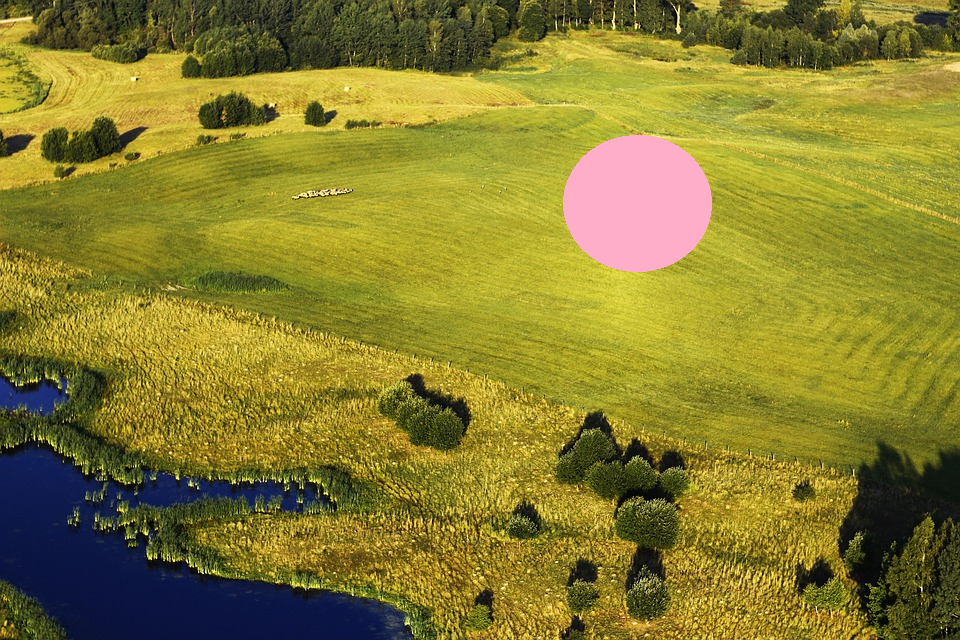
#> input picture LAB4/A/resources/balonik_3.png, 960 x 640 px, found by its file name
$ python k_meansA.py
#> lines starting #> are read from the running program, lines starting #| are printed output that depends on the picture
import cv2
from pyclustering.cluster import kmedoids
import numpy as np
import random
from sklearn.decomposition import PCA
import matplotlib.pyplot as plt
from pyclustering.cluster.silhouette import silhouette

image_path = 'balonik_3.png'  # 3:2\
new_width = 90
new_height = 60

k = 8
# 13
cluster_colors = []


# [20 lines left out: function generate_colors, not called in this run]


def prepare_image():
    im = cv2.imread(image_path)
    im_resized = cv2.resize(im, (new_width, new_height))
    return im_resized


def remove_duplicates(im):
    without_duplicates = []
    with_duplicates = []

    nx, ny, _ = im.shape
    for x in range(nx):
        for y in range(ny):
            with_duplicates.append([im[x][y][0], im[x][y][1], im[x][y][2]])
            if list([im[x][y][0], im[x][y][1], im[x][y][2]]) not in without_duplicates:
                without_duplicates.append([im[x][y][0], im[x][y][1], im[x][y][2]])
    return without_duplicates, with_duplicates


# if would be run multiple times we will use random centers
def draw_centers(observations):
    global k
    copy_observations = observations.copy()
    copy_observations.sort(key=lambda x: x[0] * 10000 + x[1] * 100 + x[2])
    centers = []
    centers_indexes = []
    step_length = int(len(copy_observations) / (k + 1)) + 1

    for i in range(step_length, len(copy_observations), step_length):
        centers.append(copy_observations[i])
        centers_indexes.append(i)
    # [4 lines of commented-out code are left out]
    return centers, centers_indexes


# [55 lines left out: functions draw_square, print_maps, not called in this run]


def run():
    im = prepare_image()
#> in prepare_image, im is the input picture: shape (640, 960, 3); mean B, G, R 46.4, 126.1, 135.1
#> in prepare_image, `im_resized = cv2.resize(im, (new_width, new_height))`:
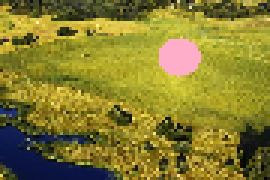
#> im_resized: shape (60, 90, 3) (shown 3 times larger); mean B, G, R 46.3, 125.9, 134.8
    without_duplicates, with_duplicates = remove_duplicates(im)
#> after the loop in remove_duplicates, `for x in range(nx):`: with_duplicates = 5400 items, first 6: [27, 68, 65], [32, 80, 85], [26, 76, 72], [32, 45, 47], [23, 45, 45], [50, 84, 83]; without_duplicates = 5024 items, first 6: [27, 68, 65], [32, 80, 85], [26, 76, 72], [32, 45, 47], [23, 45, 45], [50, 84, 83]
    centers_with_duplicate, indexes_duplicate = draw_centers(with_duplicates)
#> in draw_centers, `copy_observations = observations.copy()`: copy_observations has the same summary as with_duplicates in remove_duplicates
#> in draw_centers, `step_length = int(len(copy_observations) / (k + 1)) + 1`: step_length = 601
#> the loop in draw_centers, `for i in range(step_length, len(copy_observations), step_length):` made 8 passes
#> i on passes 1 to 8: 601, 1202, 1803, 2404, 3005, 3606, 4207, 4808
#> after the loop in draw_centers, `for i in range(step_length, len(copy_observations), step_length):`: centers = [[18, 26, 24], [27, 120, 123], [34, 53, 51], [39, 145, 152], [45, 117, 110], [51, 153, 145], [60, 18, 10], [69, 175, 215]]; centers_indexes = [601, 1202, 1803, 2404, 3005, 3606, 4207, 4808]
#> centers_with_duplicate has the same summary as centers in draw_centers; indexes_duplicate = [601, 1202, 1803, 2404, 3005, 3606, 4207, 4808]
    centers_without_duplicates, indexes = draw_centers(without_duplicates)
#> the loop in draw_centers (call 2), `for i in range(step_length, len(copy_observations), step_length):` made 8 passes
#> i on passes 1 to 8: 559, 1118, 1677, 2236, 2795, 3354, 3913, 4472
#> centers_without_duplicates = [[17, 77, 71], [26, 129, 131], [32, 140, 143], [38, 129, 164], [43, 159, 176], [49, 153, 166], [57, 27, 18], [66, 187, 201]]; indexes = [559, 1118, 1677, 2236, 2795, 3354, 3913, 4472]

    # DONE: WITH DUPLICATES
    kmedoid_duplicate = kmedoids.kmedoids(with_duplicates, indexes_duplicate)
    kmedoid_duplicate.process()
    clusters = kmedoid_duplicate.get_clusters()

    medoids = kmedoid_duplicate.get_medoids()
    print_maps(with_duplicates, clusters, medoids, "duplicates.png", "duplicates_cluster_pointer.png",
               "duplicates_silhouette_score.png")

    # DONE: WITHOUT DUPLICATES
    kmedoid_no_duplicate = kmedoids.kmedoids(without_duplicates, indexes)
    kmedoid_no_duplicate.process()
    clusters_no_duplicates = kmedoid_no_duplicate.get_clusters()

    medoids_no_duplicate = kmedoid_no_duplicate.get_medoids()
    print_maps(without_duplicates, clusters_no_duplicates, medoids_no_duplicate, "no_duplicates.png",
               "no_duplicates_cluster_pointer.png", "no_duplicates_silhouette_score.png")


if __name__ == '__main__':
    run()
#> (the call stopped at in run, `kmedoid_duplicate = kmedoids.kmedoids(with_duplicates, indexes_duplica..`: pyclustering is not available in this run)
